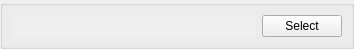
<?xml version="1.0" encoding="UTF-8"?>
<ui version="4.0">
 <class>ColorSelector</class>
 <widget class="QWidget" name="ColorSelector">
  <property name="geometry">
   <rect>
    <x>0</x>
    <y>0</y>
    <width>354</width>
    <height>45</height>
   </rect>
  </property>
  <property name="sizePolicy">
   <sizepolicy hsizetype="Expanding" vsizetype="Fixed">
    <horstretch>0</horstretch>
    <verstretch>0</verstretch>
   </sizepolicy>
  </property>
  <property name="windowTitle">
   <string>Form</string>
  </property>
  <layout class="QVBoxLayout" name="verticalLayout">
   <property name="spacing">
    <number>2</number>
   </property>
   <property name="leftMargin">
    <number>0</number>
   </property>
   <property name="topMargin">
    <number>0</number>
   </property>
   <property name="rightMargin">
    <number>0</number>
   </property>
   <property name="bottomMargin">
    <number>0</number>
   </property>
   <item>
    <widget class="QGroupBox" name="groupBox">
     <property name="title">
      <string/>
     </property>
     <property name="alignment">
      <set>Qt::AlignLeading|Qt::AlignLeft|Qt::AlignTop</set>
     </property>
     <layout class="QVBoxLayout" name="verticalLayout_3" stretch="0">
      <item>
       <layout class="QHBoxLayout" name="horizontalLayout" stretch="1,0">
        <item>
         <widget class="QWidget" name="colorSurf" native="true">
          <property name="autoFillBackground">
           <bool>true</bool>
          </property>
         </widget>
        </item>
        <item>
         <widget class="QPushButton" name="colorSelect">
          <property name="text">
           <string>Select</string>
          </property>
         </widget>
        </item>
       </layout>
      </item>
     </layout>
    </widget>
   </item>
  </layout>
 </widget>
 <resources/>
 <connections/>
</ui>
